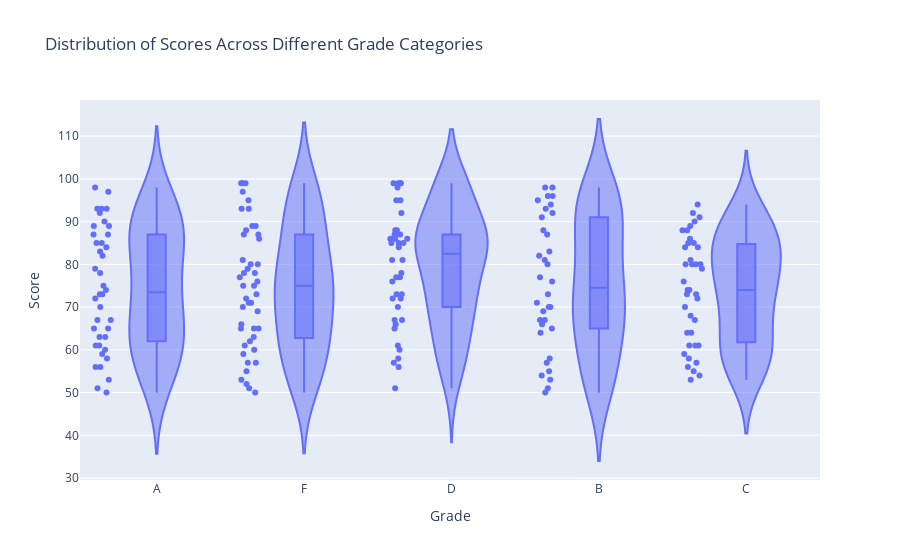

The cell this chart's notebook holds for it:
### Code cell
fig = px.violin(df, x='Grade', y='Score', box=True, points="all",
                title="Distribution of Scores Across Different Grade Categories")
fig.show()

### Figure 1 — Plotly figure (JSON) as saved in the notebook; plotly's stock layout.template omitted (floating-point values rounded to 4 significant figures; data arrays with more than 128 entries replaced by an {"elided": "..."} marker saying what was removed)
{"data": [{"alignmentgroup": "True", "box": {"visible": true}, "hovertemplate": "Grade=%{x}<br>Score=%{y}<extra></extra>", "legendgroup": "", "marker": {"color": "#636efa"}, "name": "", "offsetgroup": "", "orientation": "v", "points": "all", "scalegroup": "True", "showlegend": false, "type": "violin", "x": {"elided": "200 str values"}, "x0": " ", "xaxis": "x", "y": {"elided": "200 int values"}, "y0": " ", "yaxis": "y"}], "layout": {"autosize": true, "legend": {"tracegroupgap": 0}, "title": {"text": "Distribution of Scores Across Different Grade Categories"}, "violinmode": "group", "xaxis": {"anchor": "y", "autorange": true, "domain": [0, 1], "range": [-0.5147, 4.5], "title": {"text": "Grade"}, "type": "category"}, "yaxis": {"anchor": "x", "autorange": true, "domain": [0, 1], "range": [29.54, 118.5], "title": {"text": "Score"}, "type": "linear"}}}
